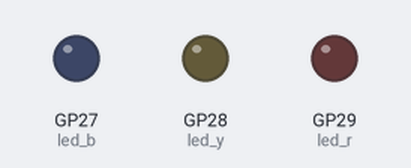
This program was run on a simulated Raspberry Pi Pico running MicroPython. Parts: output pins drawn as LEDs (lit = HIGH).

Above: at 0.5 s.
At 5.0 s:
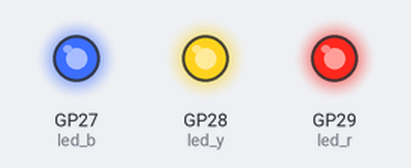
Timing chart, 0 to 6.9 s (numbered marks = the images above):
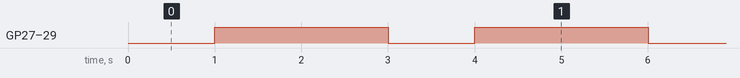

Measured:
- by itself, GP27 (led_b), GP28 (led_y), GP29 (led_r): alternates HIGH for 2.0 s and LOW for 1.0 s

The program:

LED1.py
```python
from machine import Pin
import utime

led_r = machine.Pin(29, machine.Pin.OUT)
led_y = machine.Pin(28, machine.Pin.OUT)
led_b = machine.Pin(27, machine.Pin.OUT)

while True:
    led_r(0)
    led_y(0)
    led_b(0)
    utime.sleep(1)
    led_r(1)
    led_y(1)
    led_b(1)
    utime.sleep(2)
```
